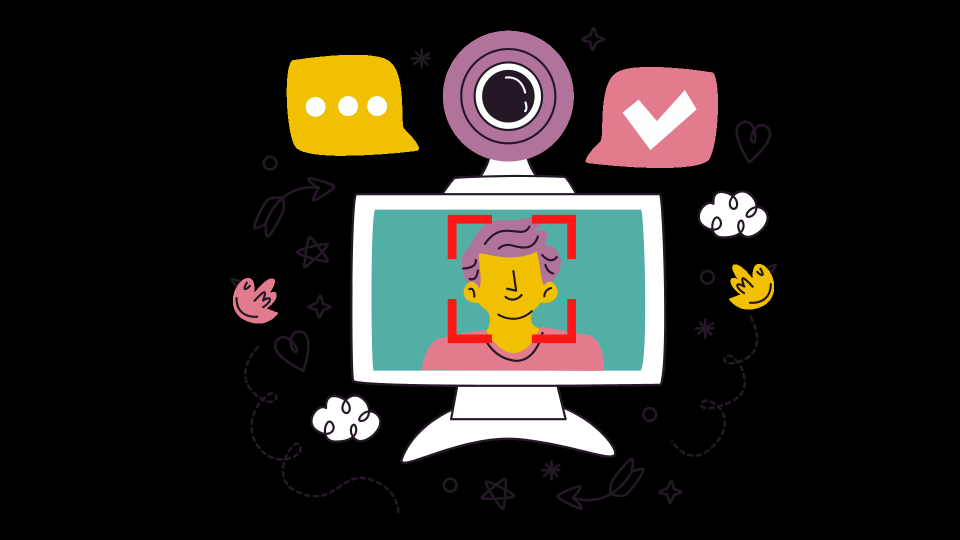
#> input picture app9-email-webcam-detection/11.png, 1920 x 1080 px, given in place of the camera (shown at 1/2 size)
$ python main.py
#> lines starting #> are read from the running program, lines starting #| are printed output that depends on the picture
import cv2
import time
import glob
import os
from emailing import send_email
from threading import Thread

video = cv2.VideoCapture(0)

time.sleep(1)

first_frame = None
status_list = []
count = 1

def clean_folder():
    images = glob.glob("images/*.png")
    for image in images:
        os.remove(image)


while True:
    status = 0
    check, frame = video.read()
#> frame is the input picture: shape (1080, 1920, 3); mean B, G, R 34, 38.8, 41.7
    gray_frame = cv2.cvtColor(frame, cv2.COLOR_BGR2GRAY)
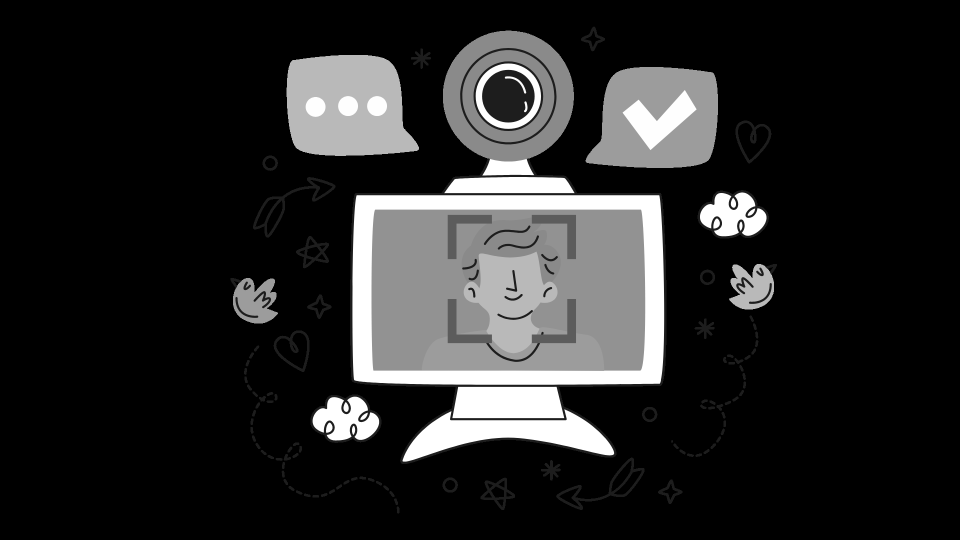
#> gray_frame: shape (1080, 1920) (shown at 1/2 size); min 0, max 255, mean 39.1
    gray_frame_gau = cv2.GaussianBlur(gray_frame, (21, 21), 0)
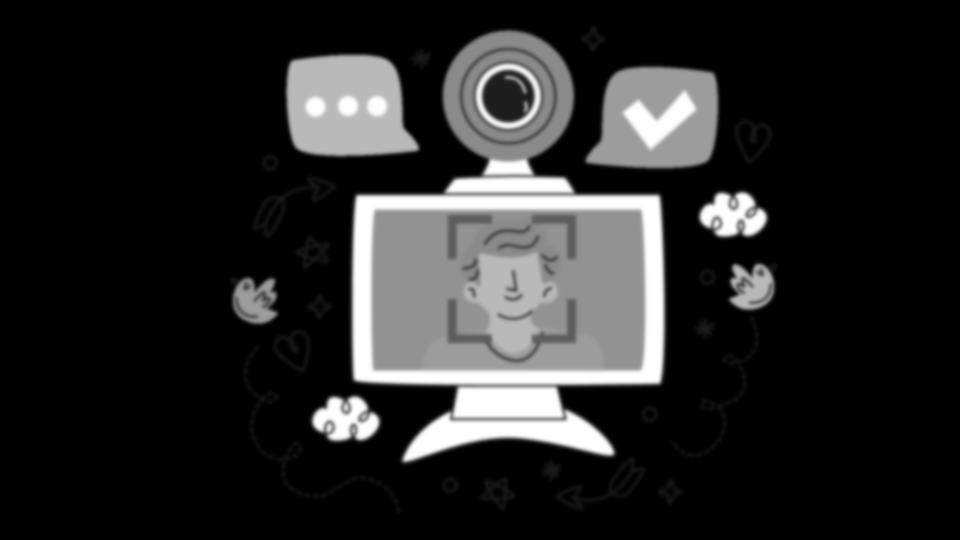
#> gray_frame_gau: shape (1080, 1920) (shown at 1/2 size); min 0, max 255, mean 39.1

    if first_frame is None:
        first_frame = gray_frame_gau

    delta_frame = cv2.absdiff(first_frame, gray_frame_gau)
#> delta_frame: shape (1080, 1920); every value is 0

    thresh_frame = cv2.threshold(delta_frame, 60, 255, cv2.THRESH_BINARY)[1]
    dil_frame = cv2.dilate(thresh_frame, None, iterations=2)
    cv2.imshow("My video", dil_frame)

    contours, check = cv2.findContours(dil_frame, cv2.RETR_EXTERNAL, cv2.CHAIN_APPROX_SIMPLE)
#> contours = []; check = None

    for contour in contours:
        if cv2.contourArea(contour) < 5000:
            continue
        x, y, w, h = cv2.boundingRect(contour)
        rectangle = cv2.rectangle(frame, (x, y), (x+w, y+h), (0, 255, 0), 3)
        if rectangle.any():
            status = 1
            cv2.imwrite(f"images/{count}.png", frame)
            count  - count + 1
            all_images = glob.glob("images/*.png")
            index = int(len(all_images) / 2)
            image_with_object = all_images[index]

    status_list.append(status)
    status_list = status_list[-2:]

    if status_list[0] == 1 and status_list[1] == 0:
        email_thread =  Thread(target=send_email, args=(image_with_object,))
        email_thread.daemon = True
        clean_thread =  Thread(target=clean_folder)
        clean_thread.daemon = True

        email_thread.start()
        clean_thread.start()

    cv2.imshow("Video", frame)

    key = cv2.waitKey(1)
#> (key q is pressed here)

    if key == ord("q"):
        break

video.release()
